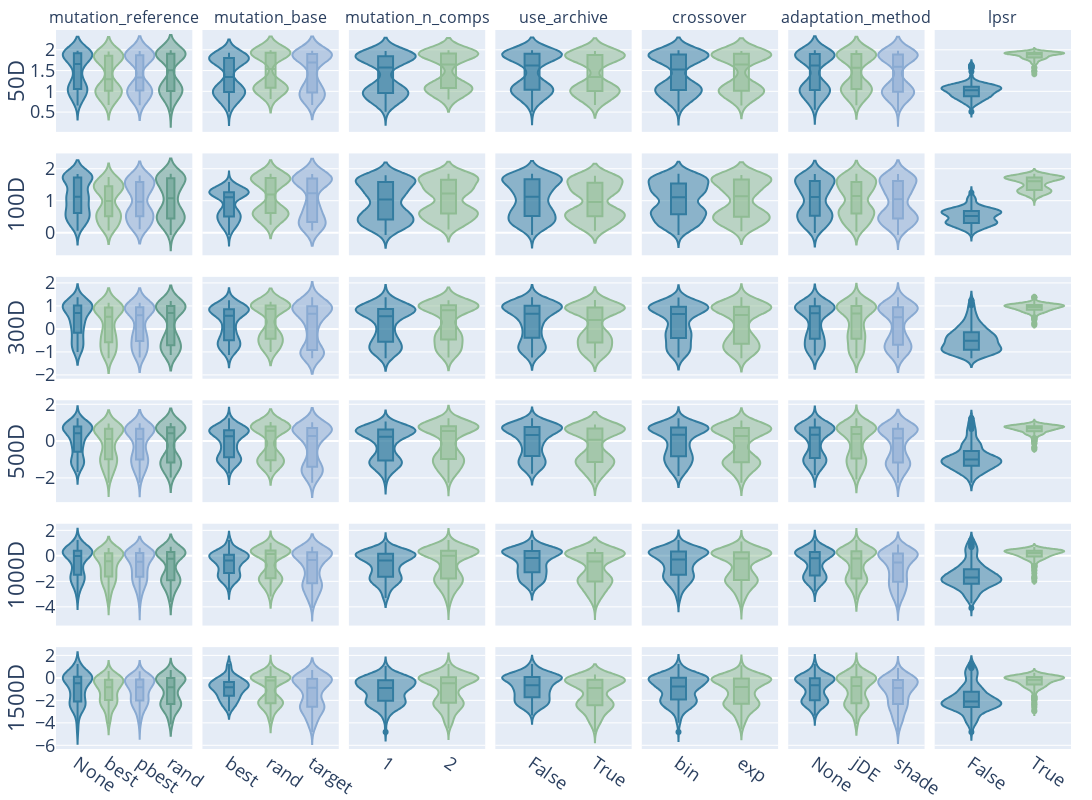
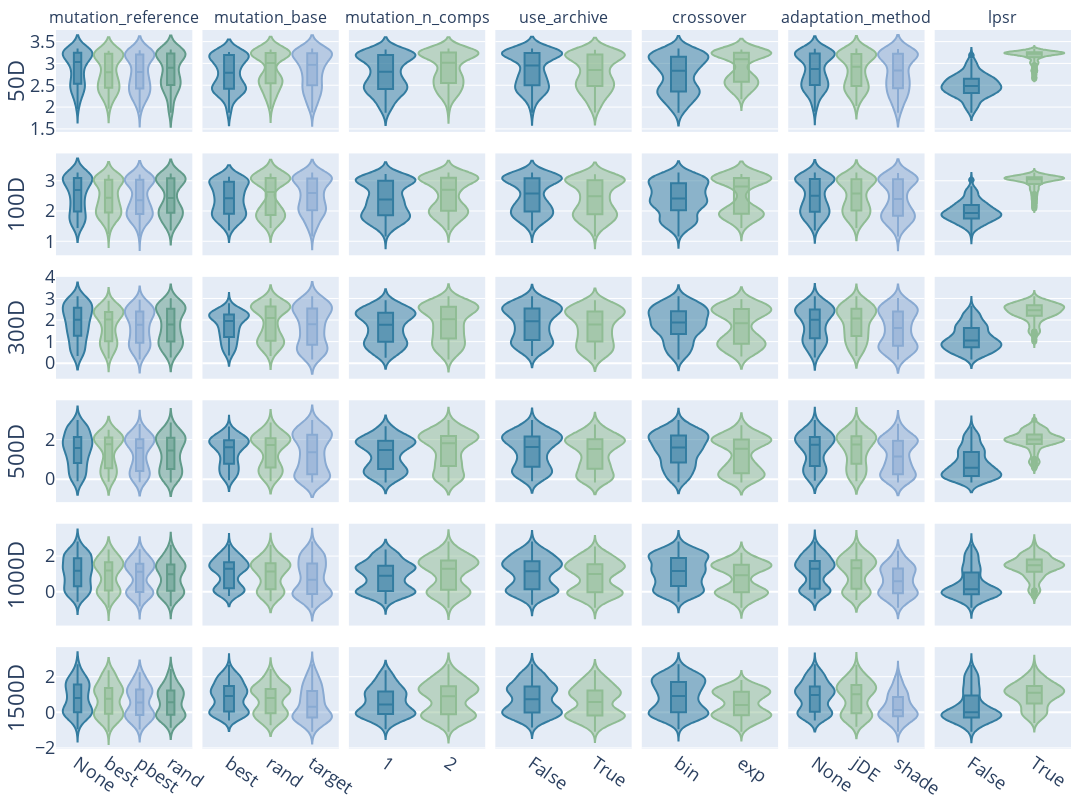

The code cell stored with these charts, in order, in its notebook:
### Code cell
import pandas as pd
import numpy as np
import plotly.graph_objs as go
from plotly.subplots import make_subplots
import pandas as pd

def get_unique_values_for_module(df, module):
    return np.unique(df[module])


def plot_barplots_of_module_impact(modAlgo, dim):
    budgets =  [50*dim, 100*dim, 300*dim, 500*dim, 1000*dim, 1500*dim]
    modules = ['elitist', 'mirrored', 'base_sampler', 'weights_option', 'local_restart', 'step_size_adaptation'] if modAlgo == "modCMA" else ['mutation_reference', 'mutation_base', 'mutation_n_comps','use_archive','crossover','adaptation_method','lpsr']
    conf_num = 324 if modAlgo == "modCMA" else 576
    if modAlgo == "modCMA":
        df_grid = pd.read_csv('../data/raw_data/modCMA_conf_grid.csv', index_col = 0)
    elif modAlgo == "modDE":
        df_grid = pd.read_csv('../data/raw_data/modDE_conf_grid.csv', index_col = 0)
    df_grid = df_grid.replace({np.nan: 'None'})

    fig = make_subplots(rows=len(budgets), cols=len(modules), shared_xaxes=True, shared_yaxes=True, vertical_spacing=0.03, horizontal_spacing=0.01, subplot_titles=modules)
    colors = ['#337CA0', '#8FBC94', '#89AAD2', '#619b8a']
    row = 1
    for budget in budgets:
        col = 1
        for module in modules:
            module_options = get_unique_values_for_module(df_grid, module)
            data = [module_options]
            z = 0
            for option in module_options:
                confs = list(df_grid[df_grid[module]==option].index)
                TPs = []
                for conf_id in confs:
                    TP = np.mean(np.array(pd.read_csv(f"../data/performance_data/{modAlgo}/log/budget_{budget}_conf_{conf_id}_{dim}D.csv", index_col=0)))
                    TPs.append(TP)
              
                fig.add_trace(
                    # go.Bar(x=[str(option)], y=[np.mean(TPs)], name = str(option), marker={'color': colors[z]}), 
                    
                    go.Violin(y=TPs, box={'visible': True}, name=f"{option}", width = 0.95, marker={'color': colors[z]}), row=row, col=col)
                    # go.Box(y=TPs, name=f"{option}", marker={'color': colors[z]}), row=row, col=col)
                z += 1
            col += 1
        row += 1
    fig.update_traces({
        'showlegend':False
        })
    fig.update_layout(
        height=800,
        width = 1100,
        margin=dict(
                l=0,
                r=0,
                b=0,
                t=30,
                ),
        font = dict(
                    size=18
                ),
    )
    fig.update_xaxes(tickangle=35)
    fig['layout']['yaxis1']['title']= '50D'
    fig['layout']['yaxis'+str(1+1*len(modules))]['title']= '100D'
    fig['layout']['yaxis'+str(1+2*len(modules))]['title']= '300D'
    fig['layout']['yaxis'+str(1+3*len(modules))]['title']= '500D'
    fig['layout']['yaxis'+str(1+4*len(modules))]['title']= '1000D'
    fig['layout']['yaxis'+str(1+5*len(modules))]['title']= '1500D'
    fig.show()
    fig.write_image(f"../figures/module_impact_violin_plots/{modAlgo}_{dim}.pdf")

# plot_barplots_of_module_impact('modCMA', 5)
# plot_barplots_of_module_impact('modCMA', 30)
plot_barplots_of_module_impact('modDE', 5)
plot_barplots_of_module_impact('modDE', 30)
